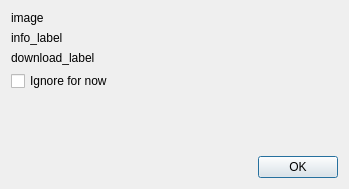
<?xml version="1.0" encoding="UTF-8"?>
<ui version="4.0">
 <class>UpdateDialog</class>
 <widget class="QDialog" name="UpdateDialog">
  <property name="geometry">
   <rect>
    <x>0</x>
    <y>0</y>
    <width>349</width>
    <height>189</height>
   </rect>
  </property>
  <property name="windowTitle">
   <string>Pls update</string>
  </property>
  <layout class="QVBoxLayout" name="verticalLayout">
   <item>
    <widget class="QLabel" name="label_image">
     <property name="text">
      <string>image</string>
     </property>
    </widget>
   </item>
   <item>
    <widget class="QLabel" name="info_label">
     <property name="text">
      <string>info_label</string>
     </property>
    </widget>
   </item>
   <item>
    <widget class="QLabel" name="label_download">
     <property name="text">
      <string>download_label</string>
     </property>
     <property name="textFormat">
      <enum>Qt::RichText</enum>
     </property>
    </widget>
   </item>
   <item>
    <widget class="QCheckBox" name="checkbox_ignore">
     <property name="text">
      <string>Ignore for now</string>
     </property>
    </widget>
   </item>
   <item>
    <spacer name="verticalSpacer">
     <property name="orientation">
      <enum>Qt::Vertical</enum>
     </property>
     <property name="sizeHint" stdset="0">
      <size>
       <width>20</width>
       <height>40</height>
      </size>
     </property>
    </spacer>
   </item>
   <item>
    <widget class="QDialogButtonBox" name="buttonBox">
     <property name="orientation">
      <enum>Qt::Horizontal</enum>
     </property>
     <property name="standardButtons">
      <set>QDialogButtonBox::Ok</set>
     </property>
    </widget>
   </item>
  </layout>
 </widget>
 <resources/>
 <connections>
  <connection>
   <sender>buttonBox</sender>
   <signal>accepted()</signal>
   <receiver>UpdateDialog</receiver>
   <slot>accept()</slot>
   <hints>
    <hint type="sourcelabel">
     <x>248</x>
     <y>254</y>
    </hint>
    <hint type="destinationlabel">
     <x>157</x>
     <y>274</y>
    </hint>
   </hints>
  </connection>
  <connection>
   <sender>buttonBox</sender>
   <signal>rejected()</signal>
   <receiver>UpdateDialog</receiver>
   <slot>reject()</slot>
   <hints>
    <hint type="sourcelabel">
     <x>316</x>
     <y>260</y>
    </hint>
    <hint type="destinationlabel">
     <x>286</x>
     <y>274</y>
    </hint>
   </hints>
  </connection>
 </connections>
</ui>
